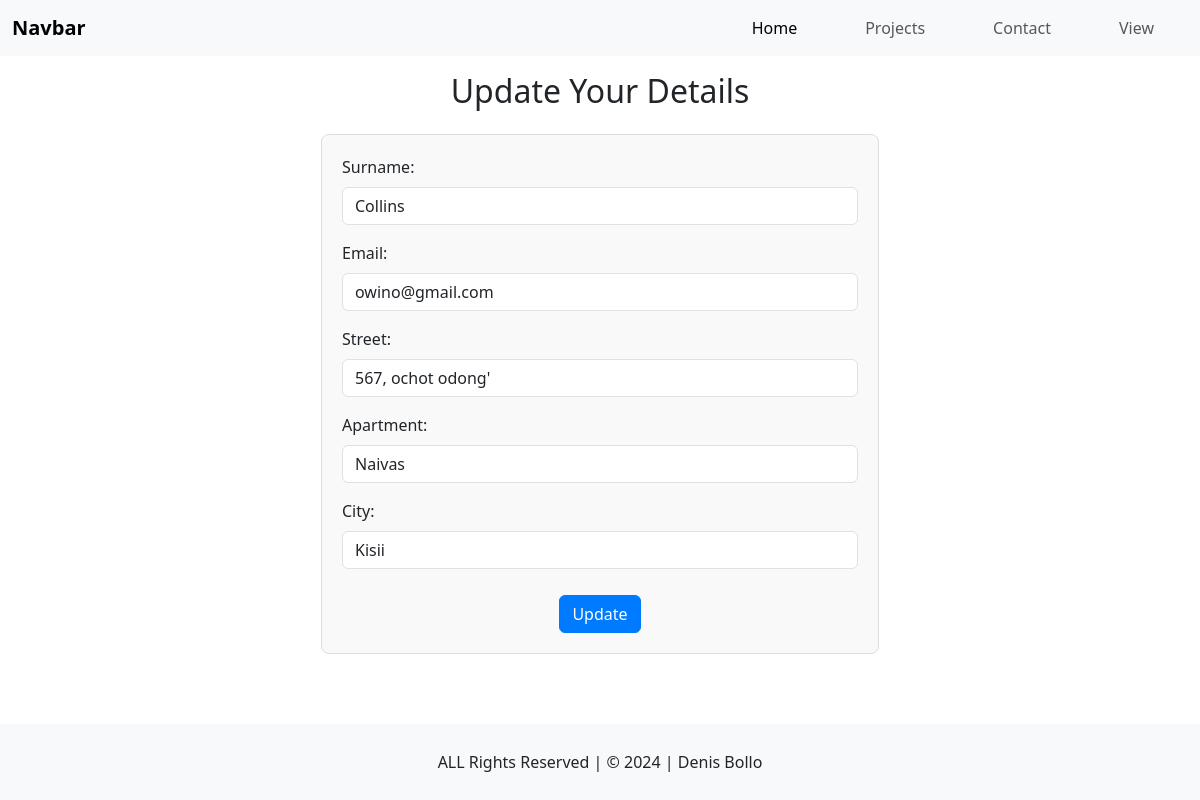
The app's page /update/6 with its own data.
### tables this page shows
CREATE TABLE mydata (
            id INTEGER PRIMARY KEY,
            surname TEXT,
            email TEXT,
            street TEXT,
            apartment TEXT,
            city TEXT
        );

### app.py (the view, shortened to what this page needs)
@app.route('/update/<int:user_id>', methods=['GET', 'POST'])
def update(user_id):
    conn = sqlite3.connect("mydata_db.db")
    cur = conn.cursor()
    if request.method == 'GET':
        cur.execute("SELECT * FROM mydata WHERE id = ?", (user_id,))
        user = cur.fetchone()
        conn.close()
        return render_template('update.html', user=user)

### templates/update.html (shortened to what this page needs)
{% extends 'layout.html' %}
{% block content %}
    <div class="container my-5">
        <h2 class="text-center mb-4">Update Your Details</h2>
        <form method="POST">
            <div class="mb-3">
                <label for="surname" class="form-label">Surname:</label>
                <input type="text" id="surname" name="surname" class="form-control" value="{{ user[1] }}" required>
            </div>
            <div class="mb-3">
                <label for="email" class="form-label">Email:</label>
                <input type="email" id="email" name="email" class="form-control" value="{{ user[2] }}" required>
            </div>
            <div class="mb-3">
                <label for="street" class="form-label">Street:</label>
                <input type="text" id="street" name="street" class="form-control" value="{{ user[3] }}" required>
            </div>
            <div class="mb-3">
                <label for="apartment" class="form-label">Apartment:</label>
                <input type="text" id="apartment" name="apartment" class="form-control" value="{{ user[4] }}" required>
            </div>
            <div class="mb-3">
                <label for="city" class="form-label">City:</label>
                <input type="text" id="city" name="city" class="form-control" value="{{ user[5] }}" required>
            </div>
            <div class="text-center">
                <button type="submit" class="btn btn-primary">Update</button>
            </div>
        </form>
    </div>
{% endblock %}

### static/style.css (style rules this page uses)
body { background-color: rgb(245, 245, 220); position: relative; }
form { max-width: 800px; margin: 0 auto; padding: 20px; border: 1px solid #ddd; border-radius: 8px; background-color: #f9f9f9; width: 50%; }
button.btn-primary { margin-top: 10px; background-color: #007bff; border-color: #007bff; }

### records on screen
mydata: surname "Collins", email "owino@gmail.com", street "567, ochot odong'", apartment "Naivas", city "Kisii"
